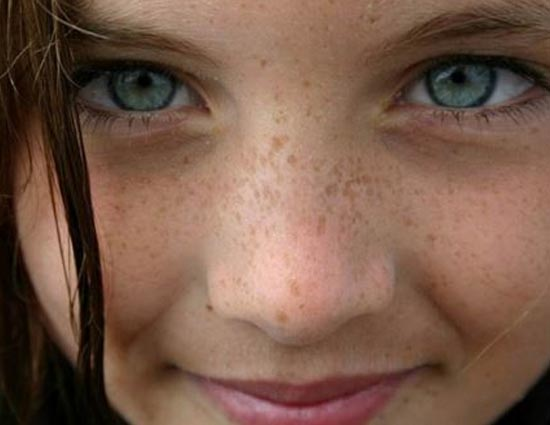
#> input picture eyes.jpg, 550 x 425 px
$ python gaussian_blur.py
#> lines starting #> are read from the running program, lines starting #| are printed output that depends on the picture
#Gaussian blur-instead of a box filter consisting of equal filter coefficients, a Gaussian kernel is used
# A Gaussian kernel is a kernel with the shape of a Gaussian (normal distribution) curve.
import cv2
img=cv2.imread("eyes.jpg")
#> img is the input picture: shape (425, 550, 3); mean B, G, R 74.5, 91, 122.4
gaussian_blur=cv2.GaussianBlur(img,(11,11),20)
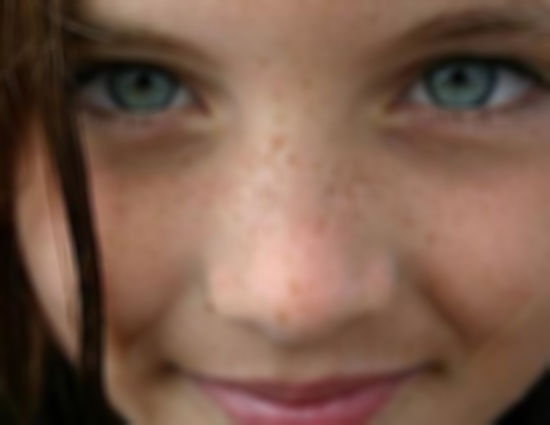
#> gaussian_blur: shape (425, 550, 3); mean B, G, R 74.5, 91, 122.4
cv2.imshow("GAUSSIAN BLUR",gaussian_blur)
cv2.waitKey(0)
#APPLICATION:Gaussian filtering is highly effective in removing Gaussian noise from the image.

$ run again, with dc.jpg copied over eyes.jpg
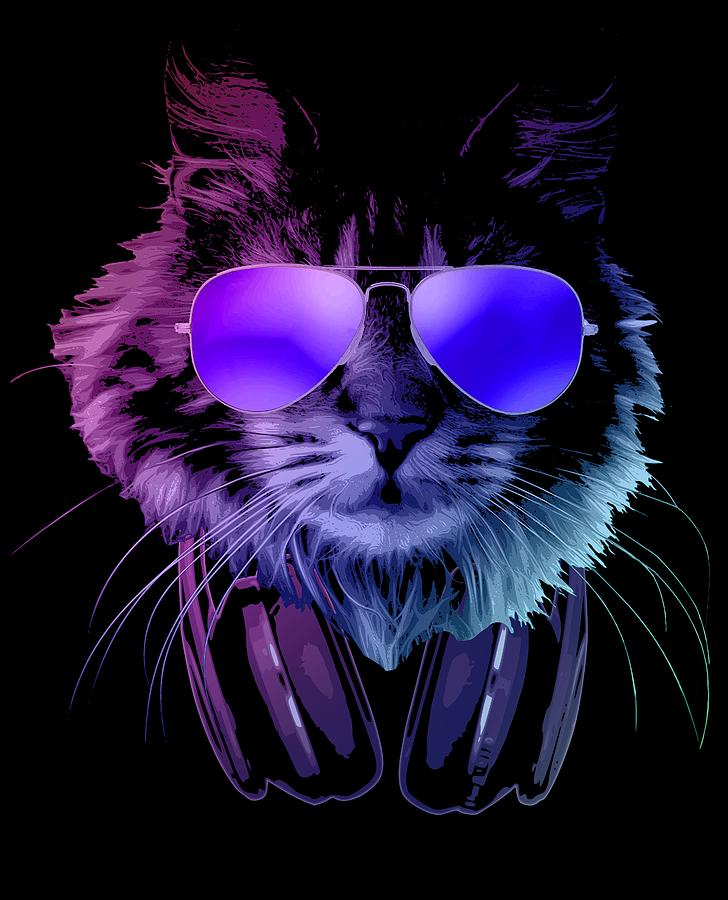
#> input picture dc.jpg, 728 x 900 px
#> img is the input picture: shape (900, 728, 3); mean B, G, R 50.3, 20.9, 29.8
#> `gaussian_blur=cv2.GaussianBlur(img,(11,11),20)`:
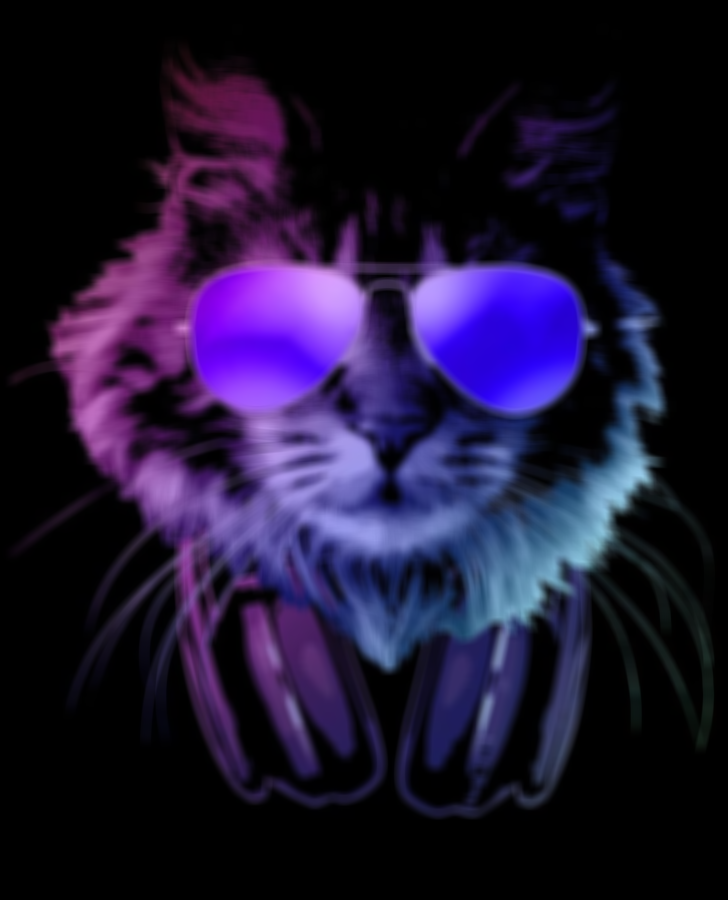
#> gaussian_blur: shape (900, 728, 3); mean B, G, R 50.3, 20.9, 29.8

$ run again, with light.jpg copied over eyes.jpg
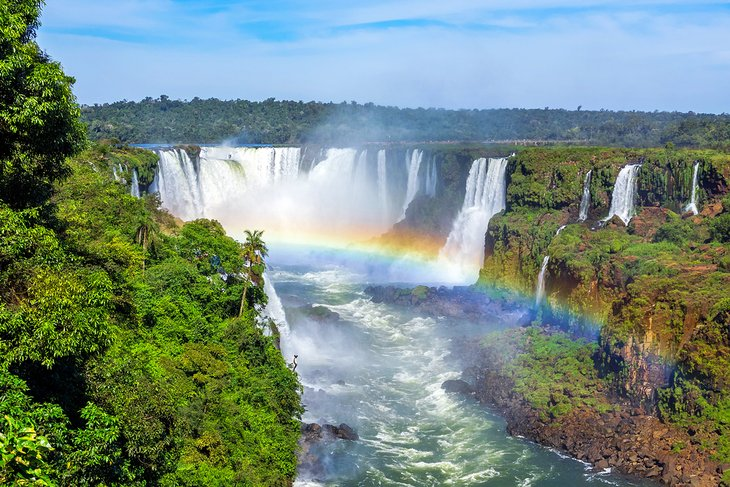
#> input picture light.jpg, 730 x 487 px
#> img is the input picture: shape (487, 730, 3); mean B, G, R 127, 137.5, 118.1
#> `gaussian_blur=cv2.GaussianBlur(img,(11,11),20)`:
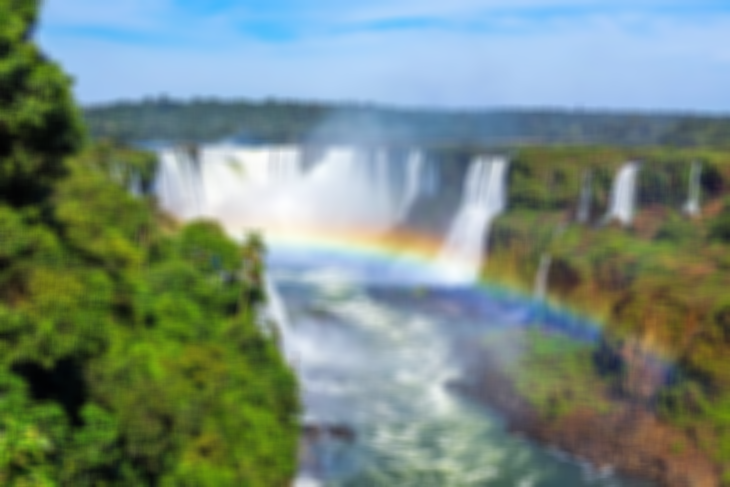
#> gaussian_blur: shape (487, 730, 3); mean B, G, R 127, 137.5, 118.1
